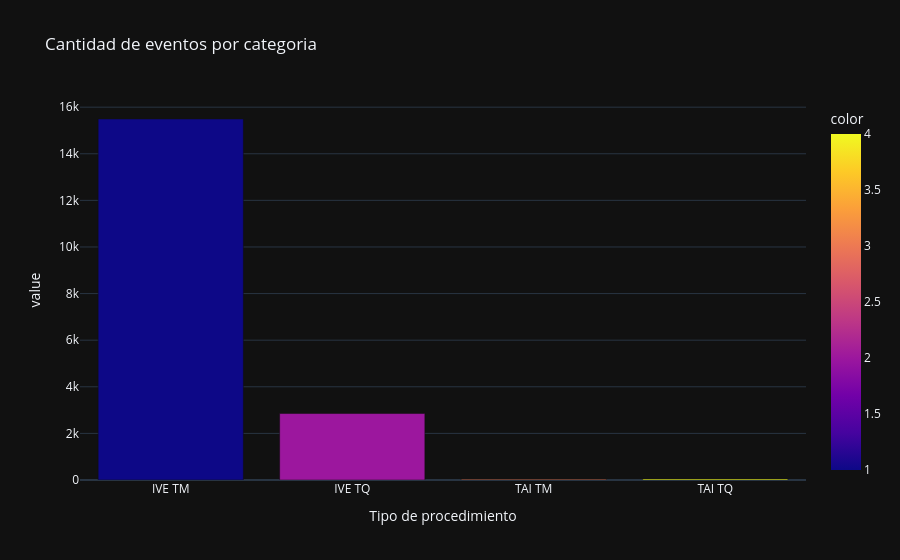

Here is the notebook cell this chart was saved with:
### Code cell
ive = df_mac['TipoProcedimiento'].value_counts()

fig = px.bar(ive,color=ive.index, title = "Cantidad de eventos por categoria")
fig.update_xaxes(
        title_text = "Tipo de procedimiento",
        ticktext = ['IVE TM','IVE TQ','TAI TM','TAI TQ'],
        tickvals = [1,2,3,4]
)
fig.show()

### Figure 1 — Plotly figure (JSON) as saved in the notebook; plotly's stock layout.template omitted (floating-point values rounded to 4 significant figures)
{"data": [{"hovertemplate": "TipoProcedimiento=%{x}<br>value=%{y}<br>color=%{marker.color}<extra></extra>", "legendgroup": "", "marker": {"color": [1, 2, 4, 3], "coloraxis": "coloraxis", "pattern": {"shape": ""}}, "name": "", "orientation": "v", "showlegend": false, "textposition": "auto", "type": "bar", "x": [1, 2, 4, 3], "xaxis": "x", "y": [15492, 2852, 48, 37], "yaxis": "y"}], "layout": {"barmode": "relative", "coloraxis": {"colorbar": {"title": {"text": "color"}}, "colorscale": [[0, "#0d0887"], [0.1111, "#46039f"], [0.2222, "#7201a8"], [0.3333, "#9c179e"], [0.4444, "#bd3786"], [0.5556, "#d8576b"], [0.6667, "#ed7953"], [0.7778, "#fb9f3a"], [0.8889, "#fdca26"], [1, "#f0f921"]]}, "legend": {"tracegroupgap": 0}, "title": {"text": "Cantidad de eventos por categoria"}, "xaxis": {"anchor": "y", "domain": [0, 1], "ticktext": ["IVE TM", "IVE TQ", "TAI TM", "TAI TQ"], "tickvals": [1, 2, 3, 4], "title": {"text": "Tipo de procedimiento"}}, "yaxis": {"anchor": "x", "domain": [0, 1], "title": {"text": "value"}}}}
